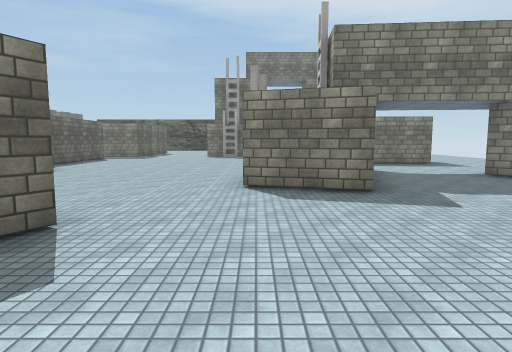
View 1 (above)

24 first-person views from a walk through a 3-D level made in the Unity game engine. The camera is 1.5 m above the floor, tilts 6° down and sees 75° across. The floor is counted in squares, 2 m on a side. Each view is taken from the middle of a square. On the plan, view 1 faces up. The plan holds only what a view shows up to about 11 squares ahead; the rest is blank. Some surface patterns are stand-ins.

View 2
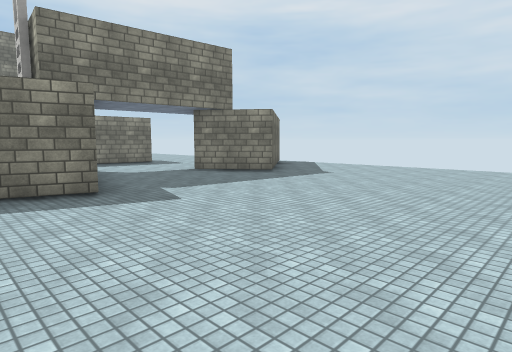

View 3
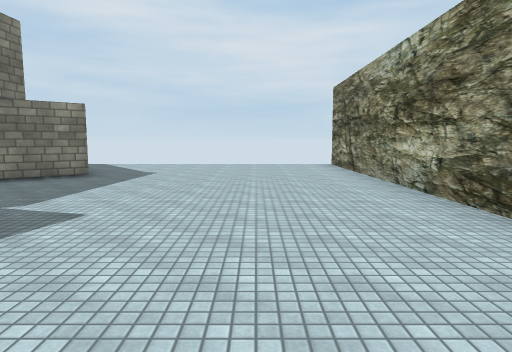

View 4
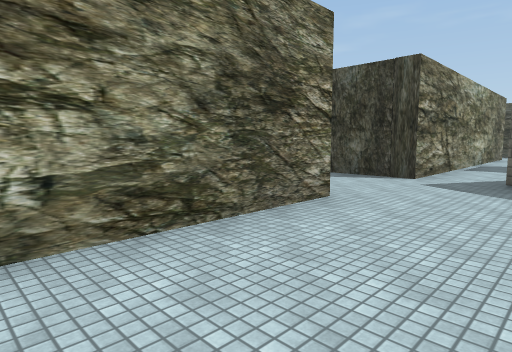

View 5
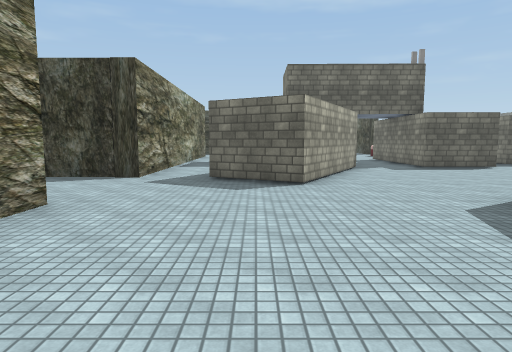

View 6
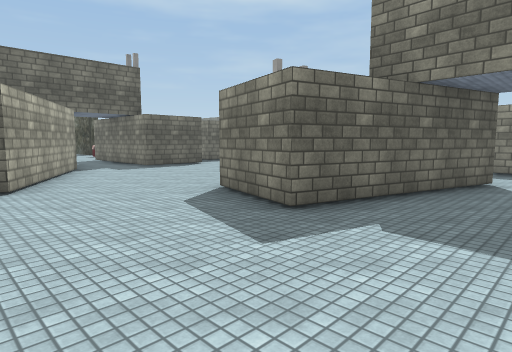

View 7
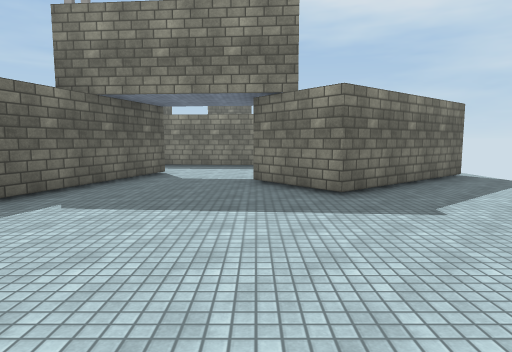

View 8
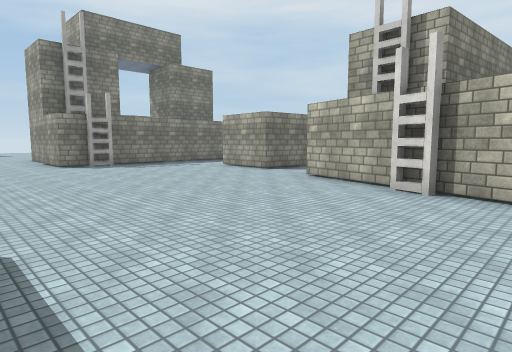

View 9
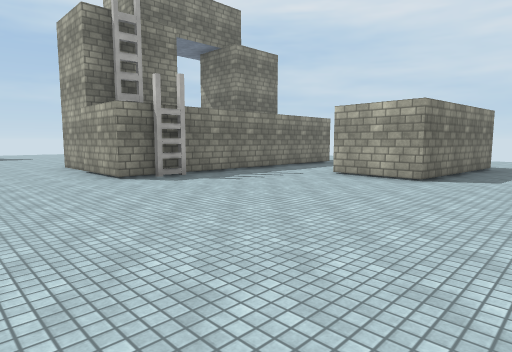

View 10
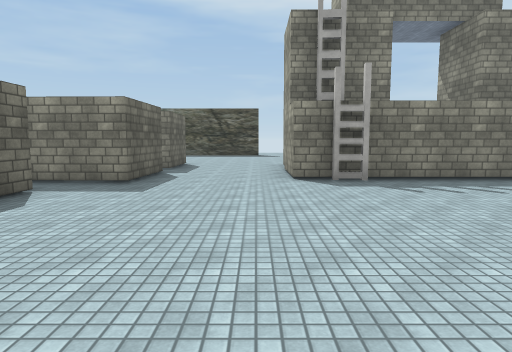

View 11
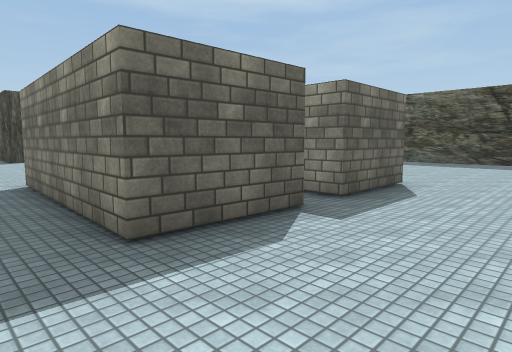

View 12
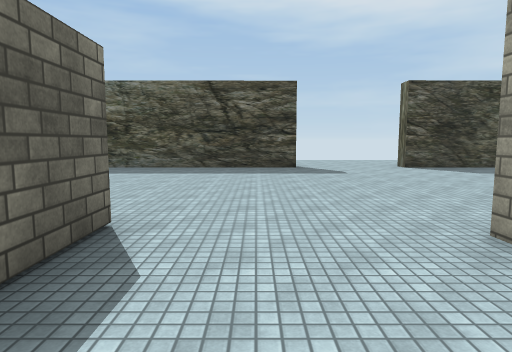

View 13
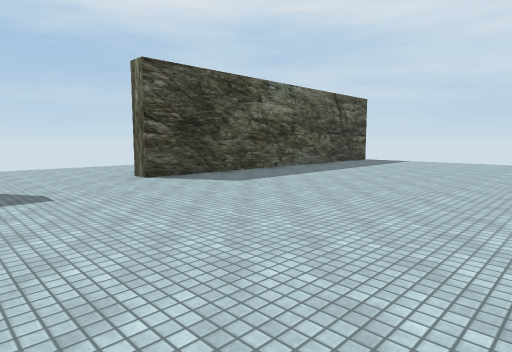

View 14
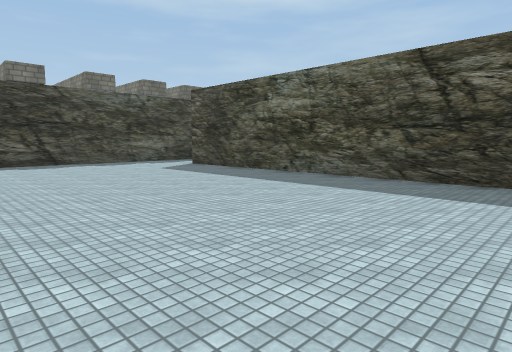

View 15
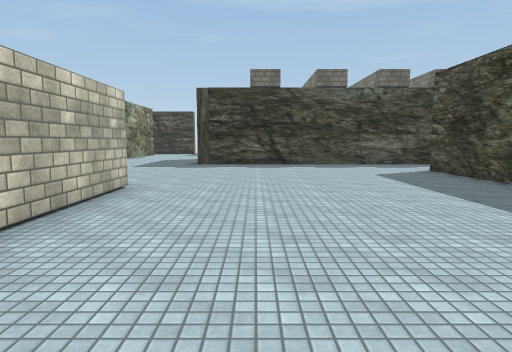

View 16
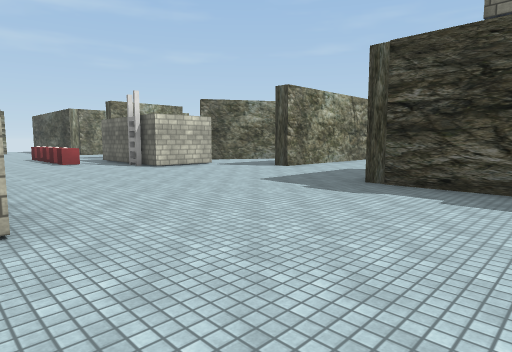

View 17
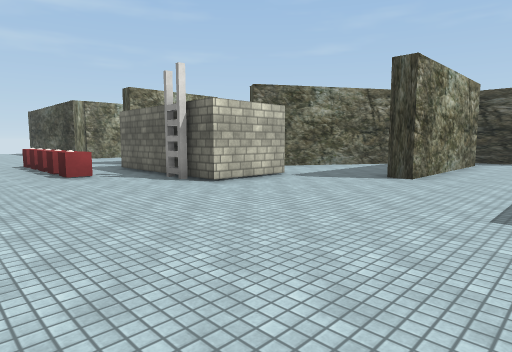

View 18
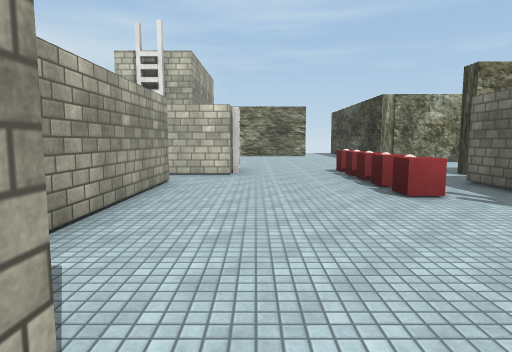

View 19
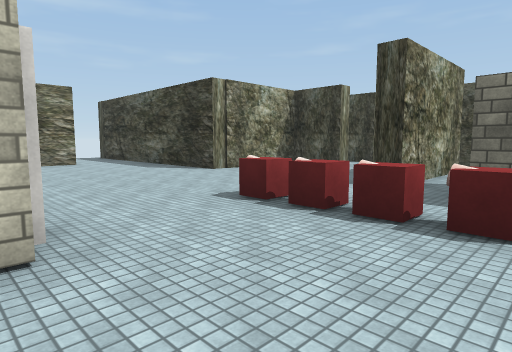

View 20
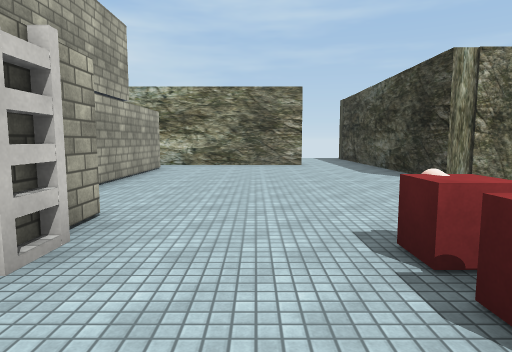

View 21
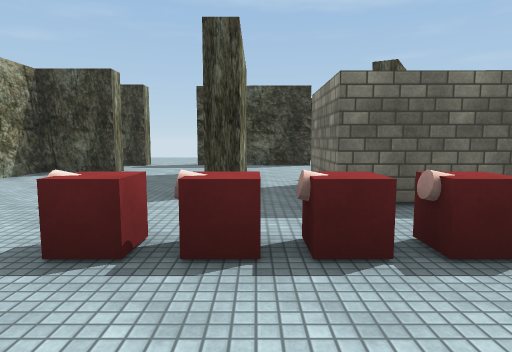

View 22
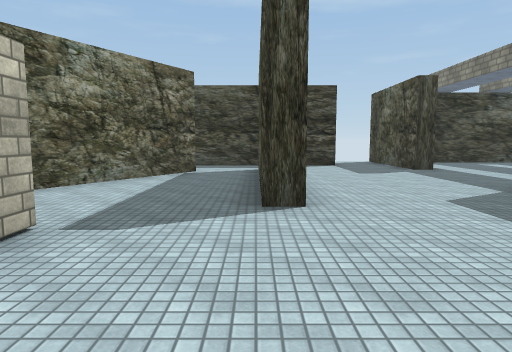

View 23
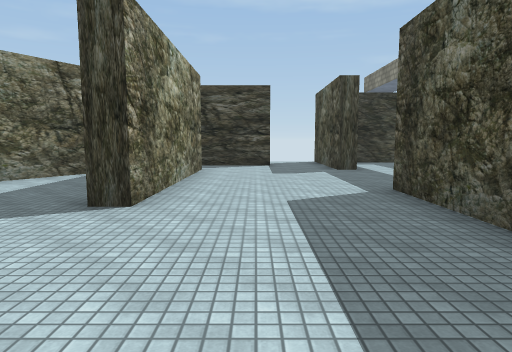

View 24
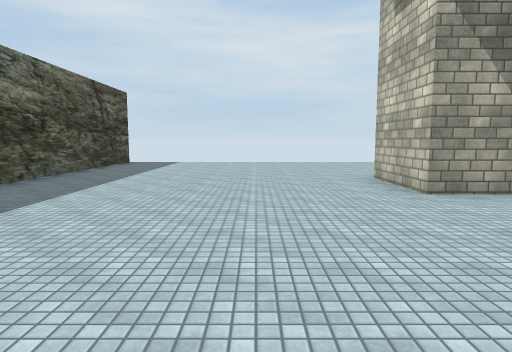

### Floor plan
Points are (right, up) in squares from view 1. A wall is a line through its corners. A room is listed if a view was taken in it or the views show most of it. See-through windows are left out.
Room 1 (views 1, 2, 3, 4, 5, 6, 7)
walls: (0, -0.5) (9.7, -0.4); (-1.7, 2.8) (-2.7, 1); (2.9, 8.9) (1.7, 4.8) (-0.2, 5.4) (0.1, 6.3); (5.7, 10.8) (2.6, 11.1); (9.5, 8.2) (6.2, 5.6) (4.9, 7.2); (-8.6, -0.6) (-2.9, -0.5)
ways out: opening at (-7.5, 0) to room 2; opening at (-1, 5) to room 2; opening at (2, 10) to room 2; opening at (6.5, 9.5) to room 2; opening at (-1.5, -1.5)
Room 2 (views 8, 9, 10, 11, 12, 13, 14, 15, 16, 17, 18, 19, 20, 21, 22, 23, 24)
walls: (-5.3, 17.1) (-5.3, 15) (-9.5, 15.2); (-5.3, 20) (-5.3, 17.9) (-6, 17.9); (-6.3, 14.1) (-6.3, 13.3); (-9.5, 19.9) (-6.6, 19.9); (-6.4, 11.1) (-6.4, 9.9) (-6.9, 9.9); (2.6, 18.4) (2.6, 19.6) (4.9, 19.6); (-8.4, 9.7) (-8.3, 13.4); (-5.3, 8.8) (-5.3, 6.7) (-7.1, 6.7); (4.1, 15.6) (-2.1, 15.6) (-2.1, 19.6); (2.6, 11.1) (1.6, 11.2) (1.7, 13.3); (-2.8, 26.5) (-12.5, 26.4); (-15.6, 20.1) (-18.2, 20.1); (-15.8, 14.1) (-13.8, 14.1) (-13.8, 9.9) (-15.8, 10); (-9.4, 6.6) (-9.4, 8.7) (-8, 8.7); (0.1, 6.3) (1, 9.4); (-5.3, 4.8) (-1.7, 2.8); (-14.6, 27.6) (-14.6, 20.1); (-18.2, 8.7) (-14.6, 8.7) (-14.6, 8.3); (-20.3, 10.8) (-20.3, 7.2); (-8.5, 0.8) (-8.4, 4.4); (-21.4, 14.6) (-17.8, 12.4); (-21.9, 16.6) (-16.8, 16.6) (-16.8, 16.1) (-18.7, 16.1); (-21.7, 20.8) (-21.7, 20.1); (9.2, 26.6) (0.2, 26.5) (0.2, 26.9); (-18.5, 5.7) (-17.9, 5.7) (-17.9, 3.9) (-14.6, 3.9) (-14.6, -1.1); (-23.2, 18.5) (-23.2, 14.1); (-12.5, -0.6) (-8.6, -0.6)
ways out: opening at (-7.5, 0) to room 1; opening at (-1, 5) to room 1; opening at (2, 10) to room 1; opening at (6.5, 9.5) to room 1; opening at (-23, 19); opening at (-22, 13.5); opening at (-20, 6.5); opening at (-20, 20); opening at (-13.5, -1)
objects: ladder (-14, 13); other object (-12, 8); other object (-12, 9); other object (-12, 11); ladder (-10, 8); ladder (-1, 15); ladder (0, 7)

Where each view was taken, in squares from view 1:
view 1: 0 up, 0 right, facing up
view 2: 0 up, 0 right, facing up-right
view 3: 2 up, 1 left, facing right
view 4: 2 up, 4 right, facing down-left
view 5: 2 up, 4 right, facing left
view 6: 2 up, 4 right, facing up-left
view 7: 1 up, 5 right, facing up
view 8: 5 up, 5 left, facing up-right
view 9: 9 up, 5 left, facing up-right
view 10: 9 up, 3 left, facing up
view 11: 14 up, 3 left, facing up-left
view 12: 17 up, 4 left, facing up
view 13: 20 up, 3 left, facing up-right
view 14: 20 up, 3 left, facing up-left
view 15: 22 up, 4 left, facing left
view 16: 23 up, 9 left, facing down-left
view 17: 19 up, 10 left, facing down-left
view 18: 16 up, 10 left, facing down
view 19: 11 up, 9 left, facing down-left
view 20: 10 up, 11 left, facing down
view 21: 9 up, 10 left, facing left
view 22: 16 up, 13 left, facing left
view 23: 18 up, 13 left, facing left
view 24: 22 up, 2 left, facing right
